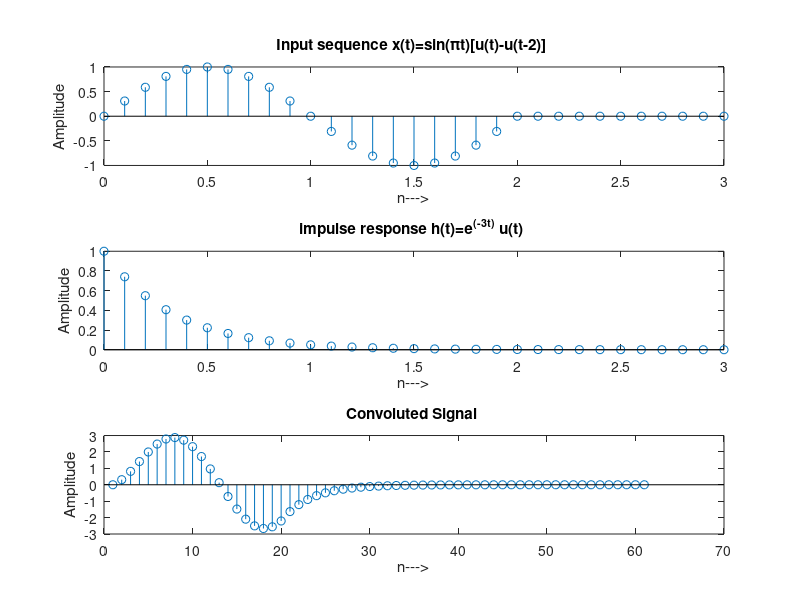

Source code (MATLAB):
clc;
clear all;

t=(0:.1:3)';

%input sequence

%u(t)
unitstep=zeros(size(t));
unitstep(t>=0)=1;
%u(t-2)
unitstep2=zeros(size(t));
unitstep2(t>=2)=1

input=sin(pi*t).*(unitstep-unitstep2)
figure(1);
subplot(3,1,1);
stem(t,input);
xlabel('n--->');
ylabel('Amplitude');
title('Input sequence x(t)=sin(\pit)[u(t)-u(t-2)] ');

%impulse response h(t)=e^(-3t) u(t)
impulse_response=exp(-3*t).*unitstep;

subplot(3,1,2);
stem(t,impulse_response);
xlabel('n--->');
ylabel('Amplitude');
title('impulse response h(t)=e^(^-^3^t^) u(t) ');

%convolved signal
y=conv(input,impulse_response);
subplot(3,1,3);
stem(y);
xlabel('n--->');
ylabel('Amplitude');
title('Convoluted Signal ');



